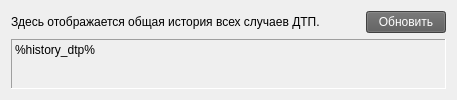
        <widget class="QFrame" name="dtp_f">
         <property name="sizePolicy">
          <sizepolicy hsizetype="Expanding" vsizetype="Expanding">
           <horstretch>0</horstretch>
           <verstretch>0</verstretch>
          </sizepolicy>
         </property>
         <property name="frameShape">
          <enum>QFrame::NoFrame</enum>
         </property>
         <property name="frameShadow">
          <enum>QFrame::Raised</enum>
         </property>
         <layout class="QVBoxLayout" name="verticalLayout_9">
          <item>
           <layout class="QHBoxLayout" name="horizontalLayout_12">
            <item>
             <widget class="QLabel" name="label_25">
              <property name="text">
               <string>Здесь отображается общая история всех случаев ДТП.</string>
              </property>
             </widget>
            </item>
            <item>
             <spacer name="horizontalSpacer_7">
              <property name="orientation">
               <enum>Qt::Horizontal</enum>
              </property>
              <property name="sizeHint" stdset="0">
               <size>
                <width>40</width>
                <height>20</height>
               </size>
              </property>
             </spacer>
            </item>
            <item>
             <widget class="QPushButton" name="hi_upd_dtp">
              <property name="styleSheet">
               <string notr="true">background-color: rgb(90, 90, 90);
color: rgb(255, 255, 255);</string>
              </property>
              <property name="text">
               <string>Обновить</string>
              </property>
             </widget>
            </item>
           </layout>
          </item>
          <item>
           <widget class="QLabel" name="history_dtp">
            <property name="frameShape">
             <enum>QFrame::Panel</enum>
            </property>
            <property name="frameShadow">
             <enum>QFrame::Sunken</enum>
            </property>
            <property name="text">
             <string>%history_dtp%</string>
            </property>
            <property name="alignment">
             <set>Qt::AlignLeading|Qt::AlignLeft|Qt::AlignTop</set>
            </property>
           </widget>
          </item>
         </layout>
        </widget>
